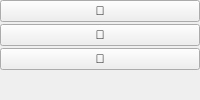
     <widget class="QWidget" name="UtilsWidget" native="true">
      <property name="sizePolicy">
       <sizepolicy hsizetype="Preferred" vsizetype="Preferred">
        <horstretch>0</horstretch>
        <verstretch>0</verstretch>
       </sizepolicy>
      </property>
      <layout class="QVBoxLayout" name="verticalLayout_9">
       <property name="spacing">
        <number>2</number>
       </property>
       <property name="leftMargin">
        <number>0</number>
       </property>
       <property name="topMargin">
        <number>0</number>
       </property>
       <property name="rightMargin">
        <number>0</number>
       </property>
       <property name="bottomMargin">
        <number>0</number>
       </property>
       <item>
        <widget class="QPushButton" name="CloseButton">
         <property name="toolTip">
          <string>Close the application...</string>
         </property>
         <property name="accessibleName">
          <string>Close Button</string>
         </property>
         <property name="accessibleDescription">
          <string>Closes the window</string>
         </property>
         <property name="styleSheet">
          <string notr="true"/>
         </property>
         <property name="text">
          <string></string>
         </property>
        </widget>
       </item>
       <item>
        <widget class="QPushButton" name="SettingsButton">
         <property name="toolTip">
          <string>Configure the look and behavior of the application...</string>
         </property>
         <property name="accessibleName">
          <string>Settings Button</string>
         </property>
         <property name="accessibleDescription">
          <string>Opens the Advanced Settings dialog</string>
         </property>
         <property name="text">
          <string></string>
         </property>
        </widget>
       </item>
       <item>
        <widget class="QPushButton" name="KeysButton">
         <property name="toolTip">
          <string>Configure the virtual joystick...</string>
         </property>
         <property name="accessibleName">
          <string>Settings Button</string>
         </property>
         <property name="accessibleDescription">
          <string>Opens the Advanced Settings dialog</string>
         </property>
         <property name="text">
          <string></string>
         </property>
        </widget>
       </item>
       <item>
        <spacer name="CloseSpacer">
         <property name="orientation">
          <enum>Qt::Vertical</enum>
         </property>
         <property name="sizeType">
          <enum>QSizePolicy::Expanding</enum>
         </property>
         <property name="sizeHint" stdset="0">
          <size>
           <width>0</width>
           <height>0</height>
          </size>
         </property>
        </spacer>
       </item>
      </layout>
     </widget>
